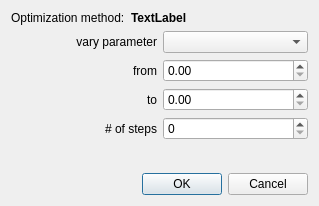
<?xml version="1.0" encoding="UTF-8"?>
<ui version="4.0">
 <class>AutomaticVarFitExperimentsDialog</class>
 <widget class="QDialog" name="AutomaticVarFitExperimentsDialog">
  <property name="geometry">
   <rect>
    <x>0</x>
    <y>0</y>
    <width>319</width>
    <height>206</height>
   </rect>
  </property>
  <property name="windowTitle">
   <string>Dialog</string>
  </property>
  <layout class="QVBoxLayout" name="verticalLayout">
   <item>
    <layout class="QHBoxLayout" name="horizontalLayout">
     <item>
      <widget class="QLabel" name="label">
       <property name="text">
        <string>Optimization method:</string>
       </property>
      </widget>
     </item>
     <item>
      <widget class="QLabel" name="lblOptimizationMethod">
       <property name="sizePolicy">
        <sizepolicy hsizetype="Expanding" vsizetype="Preferred">
         <horstretch>0</horstretch>
         <verstretch>0</verstretch>
        </sizepolicy>
       </property>
       <property name="font">
        <font>
         <weight>75</weight>
         <bold>true</bold>
        </font>
       </property>
       <property name="text">
        <string>TextLabel</string>
       </property>
      </widget>
     </item>
    </layout>
   </item>
   <item>
    <layout class="QGridLayout" name="gridLayout">
     <item row="0" column="0">
      <widget class="QLabel" name="label_2">
       <property name="text">
        <string>vary parameter</string>
       </property>
       <property name="alignment">
        <set>Qt::AlignRight|Qt::AlignTrailing|Qt::AlignVCenter</set>
       </property>
      </widget>
     </item>
     <item row="0" column="1">
      <widget class="QComboBox" name="cmbParameter"/>
     </item>
     <item row="1" column="0">
      <widget class="QLabel" name="label_3">
       <property name="text">
        <string>from</string>
       </property>
       <property name="alignment">
        <set>Qt::AlignRight|Qt::AlignTrailing|Qt::AlignVCenter</set>
       </property>
      </widget>
     </item>
     <item row="1" column="1">
      <widget class="QDoubleSpinBox" name="dblSpinFrom"/>
     </item>
     <item row="2" column="0">
      <widget class="QLabel" name="label_4">
       <property name="text">
        <string>to</string>
       </property>
       <property name="alignment">
        <set>Qt::AlignRight|Qt::AlignTrailing|Qt::AlignVCenter</set>
       </property>
      </widget>
     </item>
     <item row="2" column="1">
      <widget class="QDoubleSpinBox" name="dblSpinTo"/>
     </item>
     <item row="3" column="0">
      <widget class="QLabel" name="label_5">
       <property name="text">
        <string># of steps</string>
       </property>
       <property name="alignment">
        <set>Qt::AlignRight|Qt::AlignTrailing|Qt::AlignVCenter</set>
       </property>
      </widget>
     </item>
     <item row="3" column="1">
      <widget class="QSpinBox" name="spinNumberOfSteps"/>
     </item>
    </layout>
   </item>
   <item>
    <spacer name="verticalSpacer">
     <property name="orientation">
      <enum>Qt::Vertical</enum>
     </property>
     <property name="sizeHint" stdset="0">
      <size>
       <width>20</width>
       <height>29</height>
      </size>
     </property>
    </spacer>
   </item>
   <item>
    <widget class="QDialogButtonBox" name="buttonBox">
     <property name="orientation">
      <enum>Qt::Horizontal</enum>
     </property>
     <property name="standardButtons">
      <set>QDialogButtonBox::Cancel|QDialogButtonBox::Ok</set>
     </property>
    </widget>
   </item>
  </layout>
 </widget>
 <resources/>
 <connections>
  <connection>
   <sender>buttonBox</sender>
   <signal>accepted()</signal>
   <receiver>AutomaticVarFitExperimentsDialog</receiver>
   <slot>accept()</slot>
   <hints>
    <hint type="sourcelabel">
     <x>248</x>
     <y>254</y>
    </hint>
    <hint type="destinationlabel">
     <x>157</x>
     <y>274</y>
    </hint>
   </hints>
  </connection>
  <connection>
   <sender>buttonBox</sender>
   <signal>rejected()</signal>
   <receiver>AutomaticVarFitExperimentsDialog</receiver>
   <slot>reject()</slot>
   <hints>
    <hint type="sourcelabel">
     <x>316</x>
     <y>260</y>
    </hint>
    <hint type="destinationlabel">
     <x>286</x>
     <y>274</y>
    </hint>
   </hints>
  </connection>
 </connections>
</ui>
